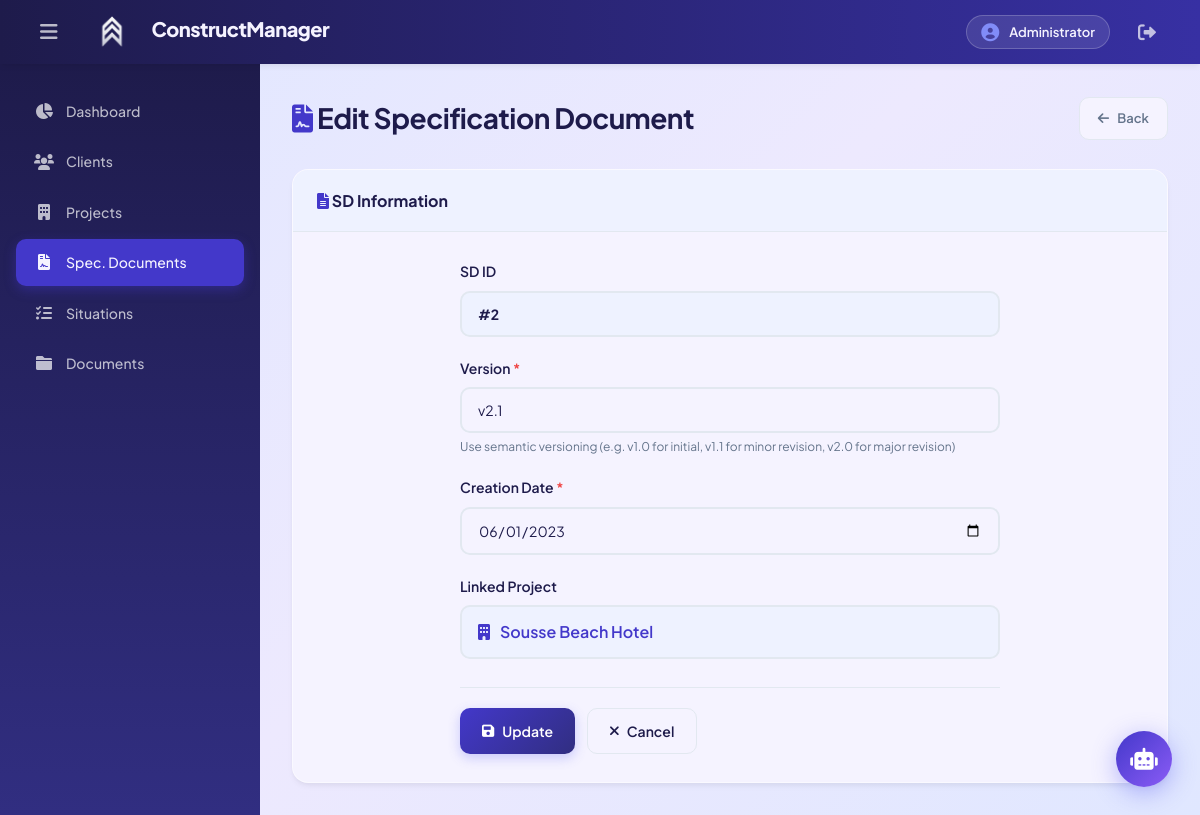
Screenshot of /index.php?controller=sd&action=edit&id=2 (signed in) with the database file from the repository.
### tables this page shows
CREATE TABLE Project (
    Project_id INT NOT NULL,
    Client_id INT NOT NULL,
    SD_id INT,
    Project_name VARCHAR(20),
    Budget DECIMAL(10,3),
    Project_start_date DATE,
    Project_expected_end_date DATE,
    PRIMARY KEY (Project_id),
    FOREIGN KEY (Client_id) REFERENCES Client(Client_id),
    FOREIGN KEY (SD_id) REFERENCES SD(SD_id)
);

CREATE TABLE SD (
    SD_id INT NOT NULL,
    date_creation DATE,
    Version VARCHAR(20),
    PRIMARY KEY (SD_id)
);

### config/database.php (called while the page is built, shortened)
<?php
class Database {
    private $host = "localhost";
    private $db_name = "construction_management";
    private $username = "root";
    private $password = "";
    public function getConnection() {
        $this->conn = null;
        try {
            $this->conn = new PDO("mysql:host=" . $this->host . ";dbname=" . $this->db_name,
                                  $this->username, $this->password);
            $this->conn->setAttribute(PDO::ATTR_ERRMODE, PDO::ERRMODE_EXCEPTION);
            $this->conn->exec("set names utf8");
        } catch(PDOException $exception) {
            echo "Connection error: " . $exception->getMessage();
        }
        return $this->conn;
    }
}
?>

### models/SD.php (called while the page is built, shortened)
<?php
class SD {
    private $conn;
    private $table_name = "SD";
    public $SD_id;
    public function __construct($db) {
        $this->conn = $db;
    }
    public function readOne() {
        $query = "SELECT s.*, p.Project_id, p.Project_name, p.Budget, p.Client_id,
                         c.First_name, c.Last_name,
                         (SELECT COUNT(*) FROM Work_P wp WHERE wp.SD_id = s.SD_id) as work_count
                  FROM " . $this->table_name . " s
                  LEFT JOIN Project p ON p.SD_id = s.SD_id
                  LEFT JOIN Client c ON c.Client_id = p.Client_id
                  WHERE s.SD_id = ? LIMIT 1";
        $stmt = $this->conn->prepare($query);
        $stmt->bindParam(1, $this->SD_id);
        $stmt->execute();
        $row = $stmt->fetch(PDO::FETCH_ASSOC);
        return $row;
    }
}
?>

### views/sd-form.php (the view, shortened to what this page needs)
<?php
require_once 'views/layout/header.php';
require_once 'views/layout/sidebar.php';
$is_edit = isset($sd) && !empty($sd);
$title   = $is_edit ? 'Edit Specification Document' : 'New Specification Document';
$action  = $is_edit ? 'update&id=' . $sd['SD_id'] : 'store';
?>
<div class="page-container">
    <div class="page-header">
        <h2><i class="fas fa-file-contract" style="color:var(--primary)"></i> <?php echo $title; ?></h2>
        <a href="index.php?controller=sd&action=index" class="btn-back">
            <i class="fas fa-arrow-left"></i> Back
        </a>
    </div>
    <div class="content-card">
        <div class="card-header">
            <h3><i class="fas fa-file-alt text-primary"></i> SD Information</h3>
        </div>
        <div class="form-container">
            <form action="index.php?controller=sd&action=<?php echo $action; ?>" method="POST" class="crud-form">
                <?php if($is_edit): ?>
                <div class="form-group">
                    <label>SD ID</label>
                    <input type="text" class="form-control" value="#<?php echo $sd['SD_id']; ?>" disabled style="background:var(--light);font-weight:700">
                </div>
                <?php endif; ?>
                <div class="form-group">
                    <label for="Version">Version <span class="required">*</span></label>
                    <input type="text" id="Version" name="Version" required class="form-control"
                           placeholder="e.g. v1.0, v2.1"
                           value="<?php echo $is_edit ? htmlspecialchars($sd['Version']) : ''; ?>">
                    <small style="color:var(--gray);font-size:12px;margin-top:4px;display:block">
                        Use semantic versioning (e.g. v1.0 for initial, v1.1 for minor revision, v2.0 for major revision)
                    </small>
                </div>
                <div class="form-group">
                    <label for="date_creation">Creation Date <span class="required">*</span></label>
                    <input type="date" id="date_creation" name="date_creation" required class="form-control"
                           value="<?php echo $is_edit ? $sd['date_creation'] : date('Y-m-d'); ?>">
                </div>
                <?php if($is_edit && isset($sd['Project_name']) && $sd['Project_name']): ?>
                <div class="form-group">
                    <label>Linked Project</label>
                    <div style="padding:12px 16px;background:var(--light);border-radius:10px;border:2px solid var(--gray-lighter);display:flex;align-items:center;gap:10px">
                        <i class="fas fa-building" style="color:var(--primary)"></i>
                        <a href="index.php?controller=project&action=view&id=<?php echo $sd['Project_id']; ?>"
                           style="color:var(--primary);font-weight:600;text-decoration:none">
                            <?php echo htmlspecialchars($sd['Project_name']); ?>
                        </a>
                    </div>
                </div>
                <?php endif; ?>
                <div class="form-actions">
                    <button type="submit" class="btn btn-primary">
                        <i class="fas fa-save"></i> <?php echo $is_edit ? 'Update' : 'Create SD'; ?>
                    </button>
                    <a href="index.php?controller=sd&action=index" class="btn btn-secondary">
                        <i class="fas fa-times"></i> Cancel
                    </a>
                </div>
            </form>
        </div>
    </div>
</div>
<?php require_once 'views/layout/footer.php'; ?>

### assets/css/style.css (style rules this page uses)
:root { --primary: #4338ca; --primary-dark: #312e81; --primary-light: #c7d2fe; --secondary: #6366f1; --accent: #06b6d4; --success: #10b981; --warning: #f59e0b; --danger: #ef4444; --info: #0ea5e9; --dark: #1e1b4b; --dark-secondary: #312e81; --dark-tertiary: #3730a3; --gray: #64748b; --gray-light: #94a3b8; --gray-lighter: #e2e8f0; --light: #eef2ff; --white: #f5f3ff; --glass: rgba(239, 238, 255, 0.9); --glass-dark: rgba(30, 27, 75, 0.95); --sidebar-width: 260px; --header-height: 64px; --radius: 16px; --radius-sm: 10px; --shadow: 0 4px 6px -1px rgba(0, 0, 0, 0.05), 0 2px 4px -1px rgba(0, 0, 0, 0.03); --shadow-lg: 0 20px 25px -5px rgba(0, 0, 0, 0.1), 0 10px 10px -5px rgba(0, 0, 0, 0.04); --transition: all 0.3s cubic-bezier(0.4, 0, 0.2, 1); }
* { margin: 0; padding: 0; box-sizing: border-box; }
body { font-family: 'Plus Jakarta Sans', sans-serif; background: linear-gradient(135deg, #e0e7ff 0%, #ede9fe 50%, #e0e7ff 100%); color: var(--dark); line-height: 1.6; -webkit-font-smoothing: antialiased; }
.dashboard-container, .page-container { max-width: 1400px; margin: 0 auto; }
.page-header { display: flex; align-items: center; justify-content: space-between; margin-bottom: 28px; }
.page-header h2 { font-size: 28px; font-weight: 700; color: var(--dark); letter-spacing: -0.5px; }
.content-card, .detail-card { background: var(--white); border-radius: var(--radius); box-shadow: var(--shadow); overflow: hidden; border: 1px solid rgba(255,255,255,0.5); }
.card-header { padding: 18px 24px; border-bottom: 1px solid var(--gray-lighter); background: var(--light); }
.card-header h3 { color: var(--dark); font-size: 16px; font-weight: 700; }
.btn { padding: 11px 22px; border: none; border-radius: 10px; font-size: 14px; font-weight: 600; cursor: pointer; transition: var(--transition); display: inline-flex; align-items: center; gap: 8px; text-decoration: none; font-family: 'Plus Jakarta Sans', sans-serif; }
.btn-primary { background: linear-gradient(135deg, var(--primary), var(--primary-dark)); color: white; box-shadow: 0 4px 12px rgba(99, 102, 241, 0.3); }
.btn-secondary { background: var(--white); color: var(--dark); border: 1px solid var(--gray-lighter); }
.btn-back { display: inline-flex; align-items: center; gap: 8px; padding: 10px 18px; background: var(--white); color: var(--gray); text-decoration: none; border-radius: 10px; font-weight: 600; border: 1px solid var(--gray-lighter); font-size: 13px; }
.form-container { padding: 28px; }
.crud-form { max-width: 540px; margin: 0 auto; }
.form-group { margin-bottom: 20px; }
.form-group label { display: block; margin-bottom: 8px; font-weight: 600; color: var(--dark); font-size: 14px; }
.required { color: var(--danger); }
.form-control { width: 100%; padding: 12px 16px; border: 2px solid var(--gray-lighter); border-radius: 10px; font-size: 14px; transition: var(--transition); font-family: 'Plus Jakarta Sans', sans-serif; background: var(--white); color: var(--dark); }
.form-control::placeholder { color: var(--gray-light); }
.form-actions { display: flex; gap: 12px; margin-top: 28px; padding-top: 20px; border-top: 1px solid var(--gray-lighter); }
.text-primary { color: var(--primary); }
:root { --sidebar-collapsed-width: 64px; }

### rows the page displays
project: SD.SD_id "#2", Version "v2.1", date_creation "06/01/2023", Project_name "Sousse Beach Hotel"

### other values shown
$title "Edit Specification Document"
